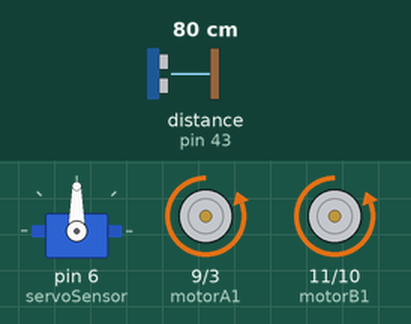
A sketch run on a simulated Arduino Mega 2560, built with avr-gcc and run on an emulated ATmega2560. On the bench: servo, motor-driver pin pairs drawn as motors (green arrow = first pin HIGH = forward, orange = second pin HIGH = backward, longer = more drive). Wiring (inferred from the names in the program): ultrasonic range finder: trigger pin 41; echo pin 43. The test bench sets the inputs (shaded band); at power-on: distance to the obstacle (sensor on pin 43) 80 cm. The echo pulse lasts 58.3 µs per cm; what the sketch prints to the serial monitor is not drawn.

Above: at 1.2 s.
1.3 s: distance to the obstacle (sensor on pin 43) set to 19 cm
2.8 s: distance to the obstacle (sensor on pin 43) set to 14 cm
At 4.8 s:
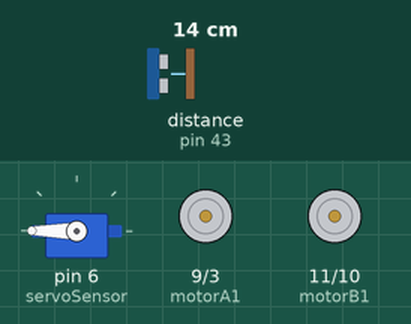
At 5.7 s:
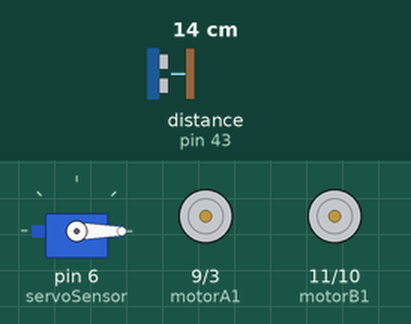
5.8 s: distance to the obstacle (sensor on pin 43) set to 2 cm
At 12.3 s:
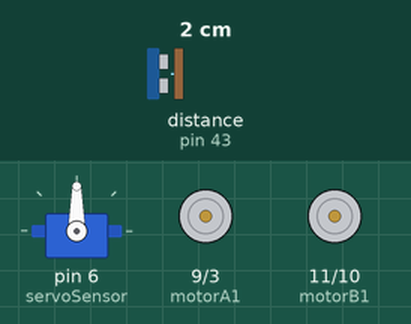
Timing chart, 0 to 14.8 s (numbered marks = the images above; inputs shaded):
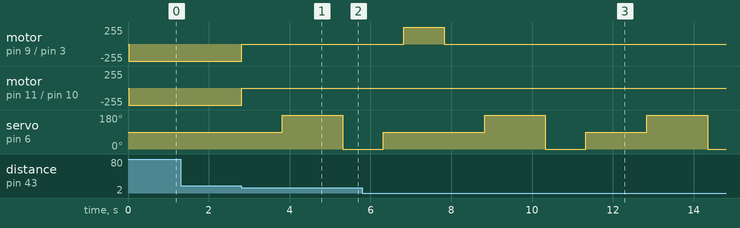

The sketch:

Carrinho.ino
```cpp
#include <Ultrasonic.h>
#include <Servo.h>

  const int motorA1 = 9;     //ESQUERDA
  const int motorA2 = 3;
  const int motorB1 = 11;    //DIREITA
  const int motorB2 = 10;
  const int trig = 41;      //SENSOR
  const int echo = 43;     //SENSOR

  Ultrasonic ultrasonic(trig,echo);
  Servo servoSensor;   //Objeto criado para controlar o servo motor

  int distanciaD;
  int distanciaE;
  float distancia;

int Obstaculo(void){        //Função para procurar obstaculo
  float cm = 0;
  float duracao = 0;

  digitalWrite(trig, LOW);           //não vai enviar som
  delayMicroseconds(2);
  digitalWrite(trig, HIGH);         //envia som
  delayMicroseconds(10);
  digitalWrite(trig, LOW);         //espera o som enviado volta
  duracao = pulseIn(echo, HIGH);   //duração em tempo do retorno do som
  cm = (duracao / 58.8);
  return cm;
}

void setup() {
  Serial.begin(9600);    //Inicia a comunicação serial em 9600 bits

  servoSensor.attach(6);
  pinMode(trig, OUTPUT);  //Saída
  pinMode(echo, INPUT);   //Entrada
  pinMode(motorA1, OUTPUT);
  pinMode(motorA2, OUTPUT);
  pinMode(motorB1, OUTPUT);
  pinMode(motorB2, OUTPUT);
}

void loop() {
  distancia = Obstaculo();    //Mede a distancia
  delay(10);
  Serial.print(distancia);
  if(distancia > 15){        //Se a distancia for maior que 15
    frente();
  }else{                     //Se a distancia for menor que 15
    direcao();
  }
}

void direcao(){
  parar();
  servoSensor.write(180);           //Gira o servo em 180
  delay(1000);
  distanciaE = Obstaculo();         //Distancia Esquerda
  delay(500);
  servoSensor.write(0);             //Gira em 0
  delay(500);
  distanciaD = Obstaculo();
  delay(500);
  servoSensor.write(90);            //Volta o sensor para 90
  delay(500);
  compararDistancias();
}

void compararDistancias(){
  if(distanciaD > distanciaE){        //Se a distancia D é maior
    direita();
  }else if(distanciaE > distanciaD){   //Se a distancia E é maior
    esquerda();
  }
}

void frente(){
  digitalWrite(motorA1, LOW);
  digitalWrite(motorA2, HIGH);
  digitalWrite(motorB1, LOW);
  digitalWrite(motorB2, HIGH);
}

void esquerda(){
  digitalWrite(motorA1, HIGH);
  digitalWrite(motorA2, LOW);
  digitalWrite(motorB1, LOW);
  digitalWrite(motorB2,LOW);
  delay(1000);
}

void direita(){
  digitalWrite(motorA1, LOW);
  digitalWrite(motorA2, LOW);
  digitalWrite(motorB1, HIGH);
  digitalWrite(motorB2,LOW);
  delay(1000);
}

void parar(){
  digitalWrite(motorA1, LOW);
  digitalWrite(motorA2, LOW);
  digitalWrite(motorB1, LOW);
  digitalWrite(motorB2, LOW);
  delay(1000);
}
```

Measured:
- the behaviour switches between 17 and 16 cm on distance to the obstacle (sensor on pin 43) (found by bisection; images 0 and 1)
- after the input at 1.3 s, every drawn part: stays the same
- after the input at 2.8 s, motor on pin 9 (motorA1) / pin 3 (motorA2), motor on pin 11 (motorB1) / pin 10 (motorB2): backward 255/255 → stopped at once; servo on pin 6 (servoSensor): 90° → 180° after 1.0 s, → 0° 1.5 s later
- after the input at 5.8 s, motor on pin 9 (motorA1) / pin 3 (motorA2): stopped → forward 255/255 after 1.0 s, → stopped 1.0 s later
